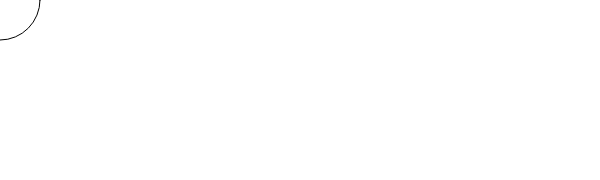
Frame 1 (no input)
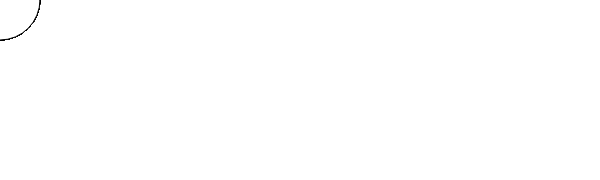
Frame 60 (no input)
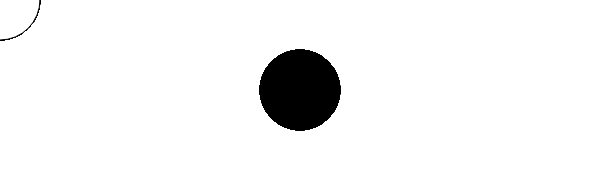
Frame 120 (the mouse pressed at the canvas centre since frame 60)

The p5.js sketch that drew these frames (run headless with seeded random() and noise() and a simulated clock; from frame 60 on, the mouse is pressed at the canvas centre):

// p5.js sketch
// ── sketch.js
function setup() {
  createCanvas(600, 180);
  }
  function draw() {
  if (mouseIsPressed) {
  fill(0);
  } else {
  fill(255);
  }
  ellipse(mouseX, mouseY, 80, 80);
  }
